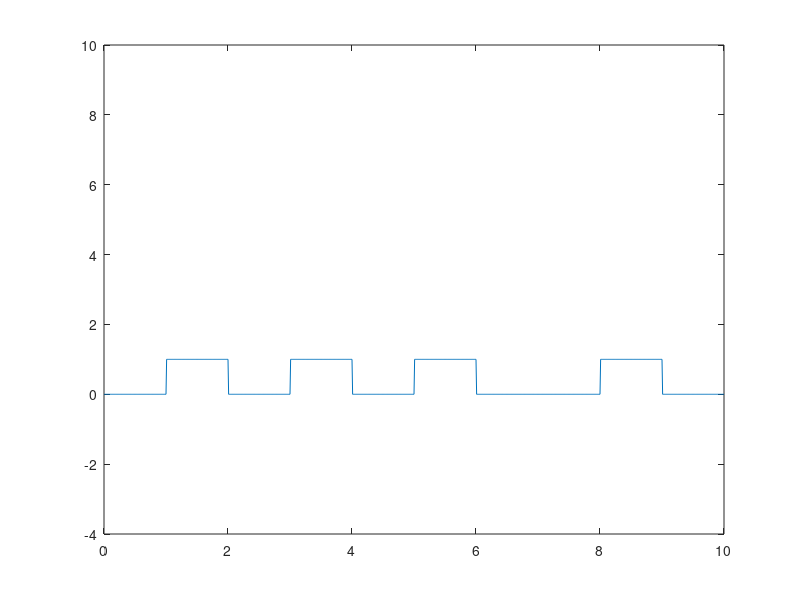

This figure's MATLAB source:
clear;

bits=[0,1,0,1,0,1,0,0,1,0];

for i=1:length(bits)
if(bits(i)==1)
  amp(i)=1;
else
  amp(i)=0;
end
end
  
bitrate =1;
samplingrate = 100;
Time = length(bits)/bitrate;

time = 0:(bitrate/samplingrate):Time
  x = 1;

for i = 1:length(time)
    y_value(i)= amp(x);
    if time(i)>=x
        x= x+1;
    end
end
     

plot(time,y_value);
axis([0  Time -4 10]);
%demodulation
x = 0;

for i = 1:length(time)
    if time(i)>x
        x = x + 1;
        ans_bits(x) = y_value(i);

    end
end

disp('Demodulation : ')
disp(ans_bits)